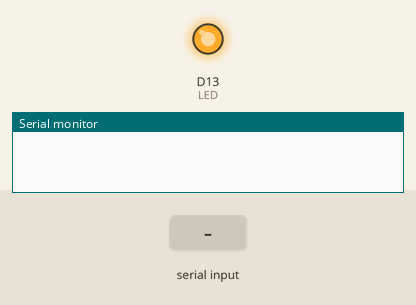
The sketch below on a simulated Arduino Zero (SAMD21). Parts: output pins drawn as LEDs (lit = HIGH), the last lines printed to the serial monitor. The inputs (shaded band) are chosen by the test bench. No radio packets arrive unless stated.

Above: at 0.01 s.
At 1.3 s:
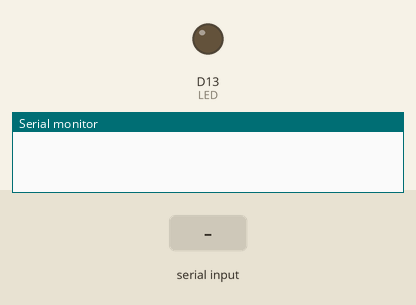
1.4 s: "1\n" received over Serial
At 2.6 s:
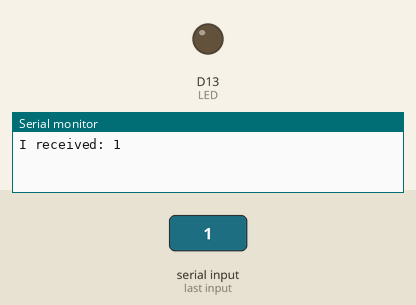
Timing chart, 0 to 4.4 s (numbered marks = the images above; inputs shaded):
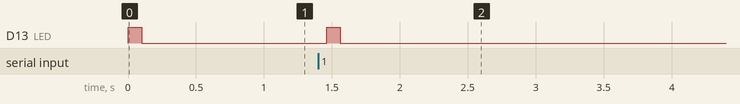

Measured:
- after the input at 1.4 s, D13 (LED): LOW → HIGH after 0.06 s, → LOW 0.10 s later

The sketch:

radio_tx.ino
```cpp
#include <SPI.h>
#include <RH_RF95.h>

// Broadcasting Radio. Hooked up to RaceCapture and Pi
// Provide the RFM95 module's chip select and interrupt pins
RH_RF95 rf95(12, 6);

int LED = 13;                               // Status LED is on pin 13
float frequency = 921.2;                    // Broadcast frequency
unsigned long lastSendTime = 0;             // To track time for sending messages
unsigned long sendInterval = 10000;         // 10 seconds interval for sending incoming data
unsigned long lastHealthCheckTime = 0;      // To track time for health check
unsigned long healthCheckInterval = 30000;  // 30 seconds interval for health check

void setup() {


  pinMode(LED, OUTPUT);

  // Initialize the Radio
  if (!rf95.init()) {
    digitalWrite(LED, HIGH);
    while (1)
      ;  // Freeze if initialization fails
  }

  // Set frequency
  rf95.setFrequency(frequency);

  // Set transmission power (14 dBm in this case)
  rf95.setTxPower(14, false);

  // Initial LED signal to show the system is ready
  digitalWrite(LED, HIGH);
  delay(100);
  digitalWrite(LED, LOW);

  // Start the Serial communication
  SerialUSB.begin(9600);  // Adjust as needed
}

int incomingByte = 0;
int testingMode = 0;


void loop() {
  // Check if there is incoming data
  if (SerialUSB.available() > 0) {
    // read the incoming string until newline:
    String incomingString = SerialUSB.readStringUntil('\n');

    // say what you got:
    SerialUSB.print("I received: ");
    SerialUSB.println(incomingString);

    // Convert the incoming string to a char array
    const char *message = incomingString.c_str();

    // Send the message through the radio
    rf95.send((uint8_t *)message, strlen(message) + 1);  // Send the message

    rf95.waitPacketSent();  // Wait for the packet to be sent

    digitalWrite(LED, HIGH);  // Turn on LED while sending
    delay(100);               // Keep LED on for 100ms
    digitalWrite(LED, LOW);   // Turn off LED

    lastSendTime = millis();  // Update last send time
  } else if (testingMode!=0) {
    const char *testMessage = "I have no mail";
    rf95.send((uint8_t *)testMessage, strlen(testMessage) + 1);  // Send test message
    rf95.waitPacketSent();                                       // Wait for the packet to be sent

    digitalWrite(LED, HIGH);  // Turn on LED while sending
    delay(100);               // Keep LED on for 100ms
    digitalWrite(LED, LOW);   // Turn off LED

    lastSendTime = millis();  // Update last send time
  }

  if (testingMode != 0 && millis() - lastSendTime > sendInterval) {
    const char *testMessage = "Broadcasting Radio is on";
    rf95.send((uint8_t *)testMessage, strlen(testMessage) + 1);  // Send test message
    rf95.waitPacketSent();                                       // Wait for the packet to be sent

    digitalWrite(LED, HIGH);  // Turn on LED while sending
    delay(100);               // Keep LED on for 100ms
    digitalWrite(LED, LOW);   // Turn off LED

    lastSendTime = millis();  // Update last send time


    SerialUSB.println("sent something to  Client!");
  }
}
```
